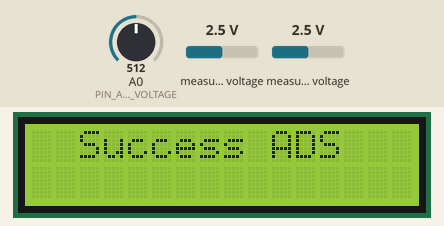
This program was run on a simulated Arduino Uno, built with avr-gcc and run on an emulated ATmega328P. Parts: 16×2 character LCD. The test bench sets the inputs (shaded band); at power-on: A0 (PIN_ANALOG_BATTERY_VOLTAGE) = 512, measured voltage 2.5 V. What the program prints to the serial monitor is not drawn.

Above: at 4.4 s.
At 6.2 s:
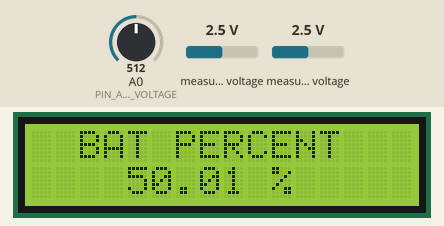
6.3 s: A0 (PIN_ANALOG_BATTERY_VOLTAGE) set to 716
At 6.55 s:
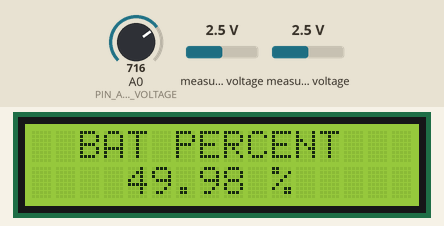
7.8 s: A0 (PIN_ANALOG_BATTERY_VOLTAGE) set to 511
At 9.9 s:
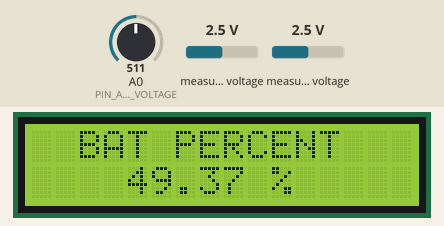
10.8 s: A0 (PIN_ANALOG_BATTERY_VOLTAGE) set to 306
At 11.33 s:
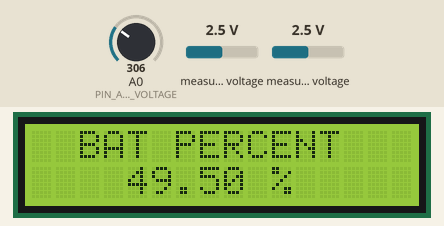
Timing chart, 0 to 12.7 s (numbered marks = the images above; inputs shaded):
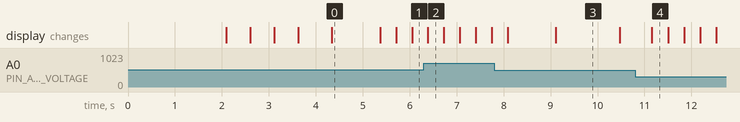

The program:

main.cpp
```cpp
#include <BatterySoc.h>

#ifdef INA219_SENSOR
Adafruit_INA219 ina219;
#endif

#ifdef ADS1115_SENSOR
Adafruit_ADS1115 ads1115;
#endif

// Ticker::Ticker(fptr callback, uint32_t timer, uint16_t repeats, interval_t mode)
Ticker ticker_update_lcd(update_lcd_display, 300, 0, MILLIS); // the interval time is 100us and the internal resolution is micro seconds

#ifdef LCD_16X2_I2C

LiquidCrystal_I2C lcd(I2C_ADD_LCD_16X2, 16, 2); // set the LCD address to 0x27 for a 16 chars and 2 line display

void lcd_set_msg(String message, uint8_t lcd_row = 0, uint8_t lcd_col = 0, bool clear_screen = true, bool align_centre = true)
{
  if (message.length() > 16)
  {
    message = message.substring(0, 15);
  }

  if (clear_screen)
  {
    // clear the screen
    lcd.clear();
  }

  if (align_centre)
  {
    lcd_col = 8 - uint8_t((message.length() + 1) / 2);
  }

  lcd.setCursor(lcd_col, lcd_row);
  lcd.print(message.c_str());

#ifdef DEBUG_CODE

  // Serial.print(lcd_col);
  // Serial.println(lcd_row);
  Serial.println(message);

#endif
}

void setup_lcd_i2c()
{
  lcd.init(); // initialize the lcd
  lcd.backlight();

  // clear the screen
  lcd.clear();

#ifdef DEBUG_CODE

  // Below code can be commented ; only for testing purpose
  lcd.setCursor(0, 0);
  lcd.print("0,0");

  lcd.setCursor(0, 1);
  lcd.print("1,0");

  delay(500);

  // clear the screen
  lcd.clear();

  lcd.setCursor(0, 0);
  lcd.print("IoT Bakers");

  delay(500);

  lcd.setCursor(0, 1);
  lcd.print("Suntronics");

  delay(500);

  // Some test cases
  // lcd_set_msg("0123456789ABCDEF");
  // delay(1000);
  // lcd_set_msg("0123456789ABCDE", 1);
  // delay(1000);
  // lcd_set_msg("123456789ABCDE", 0);
  // lcd_set_msg("123456789ABCDE", row, col ,clr,centre);
  // delay(2000);

  // clear the screen
  lcd.clear();

#else

  lcd.setCursor(0, 0);
  lcd.print("Company Name");

  lcd.setCursor(1, 0);
  lcd.print("IoTBakers");

  delay(500);

  // clear the screen
  lcd.clear();

#endif
}

#endif

#ifdef LED_7SEG_TM1637_I2C

void setup_7seg_i2c()
{
  ;
}

#endif

void setup_push_buttons()
{
  ;
}

#ifdef ANALOG_INPUT_POT

void setup_analog_read_pot()
{
  ;
}

#endif

// Does nothing as of now
void setup_analog_read_vbat()
{
  ;
}

#ifdef ADS1115_SENSOR

void setup_ads1115()
{
  // Serial.println("Getting differential reading from AIN0 (P) and AIN1 (N)");
  // Serial.println("ADC Range: +/- 6.144V (1 bit = 3mV/ADS1015, 0.1875mV/ADS1115)");

  // The ADC input range (or gain) can be changed via the following
  // functions, but be careful never to exceed VDD +0.3V max, or to
  // exceed the upper and lower limits if you adjust the input range!
  // Setting these values incorrectly may destroy your ADC!
  //                                                                ADS1015  ADS1115
  //                                                                -------  -------
  // ads.setGain(GAIN_TWOTHIRDS);  // 2/3x gain +/- 6.144V  1 bit = 3mV      0.1875mV (default)
  // ads.setGain(GAIN_ONE);        // 1x gain   +/- 4.096V  1 bit = 2mV      0.125mV
  // ads.setGain(GAIN_TWO);        // 2x gain   +/- 2.048V  1 bit = 1mV      0.0625mV
  // ads.setGain(GAIN_FOUR);       // 4x gain   +/- 1.024V  1 bit = 0.5mV    0.03125mV
  // ads.setGain(GAIN_EIGHT);      // 8x gain   +/- 0.512V  1 bit = 0.25mV   0.015625mV
  ads1115.setGain(GAIN_SIXTEEN); // 16x gain  +/- 0.256V  1 bit = 0.125mV  0.0078125mV

  if (!ads1115.begin())
  {
    lcd_set_msg("...");
    delay(5000);

#ifdef DEBUG_CODE
    lcd_set_msg("Failed ADS");
    Serial.println("Failed to initialize ADS.");
    delay(2000);
#endif
  }
  else
  {
    lcd_set_msg("...");
    delay(700);

#ifdef DEBUG_CODE
    lcd_set_msg("Success ADS");
    Serial.println("Success to initialize ADS.");
    delay(700);
#endif
  }
}

#endif

#ifdef INA219_SENSOR

void setup_ina219()
{
  ;
}

#endif

#ifdef DEBUG_CODE

void print_BatterySocData_h()
{
  delay(1000);
  Serial.print("battery_voltage");
  Serial.print("\t");
  Serial.println(battery_voltage);

  Serial.print("battery_capacity_ah");
  Serial.print("\t");
  Serial.println(battery_capacity_ah);

  Serial.print("battery_capacity_coulomb");
  Serial.print("\t");
  Serial.println(battery_capacity_coulomb);

  Serial.print("shunt_voltage");
  Serial.print("\t");
  Serial.println(shunt_voltage);

  Serial.println("\n\n===================");

  Serial.print("SHUNT_RESISTANCE");
  Serial.print("\t");
  Serial.println(SHUNT_RESISTANCE);

  Serial.print("SHUNT_MULTIPLIER");
  Serial.print("\t");
  Serial.println(SHUNT_MULTIPLIER);

  Serial.print("BATTERY_CAPACITY_AH");
  Serial.print("\t");
  Serial.println(BATTERY_CAPACITY_AH);

  Serial.print("BATTERY_CAPACITY_COULOMB");
  Serial.print("\t");
  Serial.println(BATTERY_CAPACITY_COULOMB);

  Serial.print("battery_capacity_milli_coulomb");
  Serial.print("\t");
  Serial.println(battery_capacity_milli_coulomb);

  // Serial.print("shunt_voltage");
  // Serial.print("\t");
  // Serial.println(shunt_voltage);
  // Serial.print("BATTERY_CAPACITY_AH");
  // Serial.print("\t");
  // Serial.println(BATTERY_CAPACITY_AH);

  // Serial.print("shunt_voltage");
  // Serial.print("\t");
  // Serial.println(shunt_voltage);
  // Serial.print("BATTERY_CAPACITY_AH");
  // Serial.print("\t");
  // Serial.println(BATTERY_CAPACITY_AH);

  // Serial.print("shunt_voltage");
  // Serial.print("\t");
  // Serial.println(shunt_voltage);

  Serial.println("\n\n===================");
}

#endif

void setup()
{

#ifdef DEBUG_CODE

  //  Setup serial
  Serial.begin(SERIAL_BAUD_RATE);
  delay(1000);

  print_BatterySocData_h();

#endif

#ifdef LCD_16X2_I2C

  setup_lcd_i2c();

#endif

#ifdef LED_7SEG_TM1637_I2C

  setup_7seg_i2c();

#endif

  setup_push_buttons();

#ifdef ANALOG_INPUT_POT

  setup_analog_read_pot();

#endif

#ifdef ADS1115_SENSOR

  setup_ads1115();

#endif

#ifdef INA219_SENSOR

  setup_ina219();

#endif

  ticker_update_lcd.start();   // TODO : Find right place to call it
  last_read_micros = micros(); // TODO : Find right place to call it
}

void analog_read_vbat()
{
  // battery_voltage

  // *(R2_VOLTAGE_DIVIDER_BATTERY_VOLTAGE/(R2_VOLTAGE_DIVIDER_BATTERY_VOLTAGE + R1_VOLTAGE_DIVIDER_BATTERY_VOLTAGE))
  // v across R2 =  x = (5.0*(analogRead(PIN_ANALOG_BATTERY_VOLTAGE)))/(1023)


  battery_voltage = ((5.0 * (analogRead(PIN_ANALOG_BATTERY_VOLTAGE))) / (1023)) * ((R2_VOLTAGE_DIVIDER_BATTERY_VOLTAGE + R1_VOLTAGE_DIVIDER_BATTERY_VOLTAGE) / R2_VOLTAGE_DIVIDER_BATTERY_VOLTAGE);

  // TODO : reduce the nuber of constant in the equation
  //battery_voltage =

}

void show_vbat_lcd()
{
  lcd_set_msg("V bat");
  lcd_set_msg(String(battery_voltage, 2) + " V", 1, 0, false, true);
}

#ifdef DEBUG_CODE
unsigned long temp_counter = 0; // TODO: delete , and related code also
#endif

double calculte_milli_coulombs_transffred()
{
  // dt is in micro seconds not ms .
  double dt_ms = current_read_micros - last_read_micros;

  // shunt_voltage is in mV
  // float calculte_coulombs_transffred =       ((shunt_voltage / (1000.0)) / (SHUNT_RESISTANCE)) * (current_read_micros - last_read_micros)* (0.000001);
  // float calculte_milli_coulombs_transffred = ((shunt_voltage / (1000.0)) / (SHUNT_RESISTANCE)) * (current_read_micros - last_read_micros)* (0.001);

  //      (shunt_voltage mV) * (dt in uS) * (10 ^ -6)
  //  =  --------------------------------------------
  //      (1000.0) * (SHUNT_RESISTANCE Ohm)

  //                                      (shunt_voltage mV) * 1000.0             *(dt in uS) * (10 ^ -6)
  //  calculte_coulombs_transffred  =  --------------------------------------------------------------------
  //                                          (1000.0) * (SHUNT_RESISTANCE mOhm)

  //                                          (shunt_voltage mV) * 1000.0             *(dt in uS) * (10 ^ -6) * (10 ^ 3)
  //  calculte_milli_coulombs_transffred  =  ---------------------------------------------------------------------------
  //                                              (1000.0) * (SHUNT_RESISTANCE mOhm)

  //                                           shunt_voltage mV    * (dt in uS) * (10 ^ -3)
  // calculte_milli_coulombs_transffred  =    ---------------------
  //                                           SHUNT_RESISTANCE mOhm

  // for testing

#ifdef DEBUG_CODE

  // if hard coded / Pot  used for testing
  double calculte_coulombs_transffred = (-75.0 / (1000.0 * SHUNT_RESISTANCE)) * (dt_ms) * (0.000001);
  double calculte_milli_coulombs_transffred = (map(analogRead(A0), 0, 1023, -8000, 8000) * (dt_ms)) * (0.001);

  // if shunt_voltage
  // double calculte_milli_coulombs_transffred = ((shunt_voltage * dt_ms) / SHUNT_RESISTANCE_MILLI_OHM) * (0.001);
  // double calculte_coulombs_transffred = calculte_milli_coulombs_transffred / 1000.0;

  temp_counter++;
  if (temp_counter < 200)
  {
    Serial.print("dt_ms\t");
    Serial.println(dt_ms);

    Serial.print("last_read_micros\t");
    Serial.println(last_read_micros);

    Serial.print("current_read_micros\t");
    Serial.println(current_read_micros);

    Serial.print("shunt_voltage\t");
    Serial.println(shunt_voltage);

    Serial.print("calculte_coulombs_transffred\t");
    Serial.println(calculte_coulombs_transffred, 10);

    Serial.print("calculte_milli_coulombs_transffred\t");
    Serial.println(calculte_milli_coulombs_transffred, 10);

    Serial.print("battery_capacity_coulomb\t");
    Serial.println(battery_capacity_coulomb, 10);

    Serial.print("battery_capacity_milli_coulomb\t");
    Serial.println(battery_capacity_milli_coulomb, 10);

    Serial.print("BATTERY_CAPACITY_COULOMB\t");
    Serial.println(BATTERY_CAPACITY_COULOMB * 1000, 10);

    Serial.print("BATTERY_CAPACITY_MILLI_COULOMB\t");
    Serial.println(BATTERY_CAPACITY_MILLI_COULOMB * 1000, 10);

    Serial.print("% bat\t");
    Serial.println(((battery_capacity_coulomb * 100.0) / BATTERY_CAPACITY_COULOMB * 1000), 5);

    Serial.print("% batA\t");
    Serial.println((battery_capacity_coulomb / BATTERY_CAPACITY_COULOMB * 1000) * 100.0, 5);

    Serial.print("% batB\t");
    Serial.println((int(battery_capacity_coulomb) / int(BATTERY_CAPACITY_COULOMB * 1000)) * 100.0, 5);

    Serial.print("% batC\t");
    Serial.println((int(battery_capacity_coulomb) * 100.0 / int(BATTERY_CAPACITY_COULOMB * 1000)), 5);

    Serial.print("% bat\t");
    Serial.println(((battery_capacity_milli_coulomb * 100.0) / BATTERY_CAPACITY_MILLI_COULOMB * 1000), 5);

    Serial.print("% batA\t");
    Serial.println((battery_capacity_milli_coulomb / BATTERY_CAPACITY_MILLI_COULOMB * 1000) * 100.0, 5);

    Serial.print("% batB\t");
    Serial.println((int(battery_capacity_milli_coulomb) / int(BATTERY_CAPACITY_MILLI_COULOMB * 1000)) * 100.0, 5);

    Serial.print("% batC\t");
    Serial.println((int(battery_capacity_milli_coulomb) * 100.0 / int(BATTERY_CAPACITY_MILLI_COULOMB * 1000)), 5);

    Serial.println("");
  }

#else

  // double calculte_milli_coulombs_transffred = ((shunt_voltage / SHUNT_RESISTANCE_MILLI_OHM) * (dt_ms)) * (0.001);
  double calculte_milli_coulombs_transffred = ((shunt_voltage * dt_ms) / SHUNT_RESISTANCE_MILLI_OHM) * (0.001);

#endif

  last_read_micros = current_read_micros;
  return calculte_milli_coulombs_transffred;
}

void show_coulomb_lcd()
{
  lcd_set_msg("BAT COULOMB");
  lcd_set_msg(String(battery_capacity_coulomb, 2) + " C", 1, 0, false, true);
}

void show_battery_percent_lcd()
{
  lcd_set_msg("BAT PERCENT");
  // lcd_set_msg(String(((battery_capacity_coulomb * 100.0) / BATTERY_CAPACITY_COULOMB), 2) + " %", 1, 0, false, true);
  // lcd_set_msg(String((0.003), 2) + " %", 1, 0, false, true);

  // float percent_val = int(battery_capacity_coulomb) * 100.0 / int(BATTERY_CAPACITY_COULOMB);

  // milli coulomb
  float percent_val = uint32_t(battery_capacity_coulomb) * 100.0 / uint32_t(BATTERY_CAPACITY_COULOMB);

  // float percent_val = double(battery_capacity_milli_coulomb) * 100.0 / double(BATTERY_CAPACITY_MILLI_COULOMB * 1000);

  lcd_set_msg(String(percent_val, 2) + " %", 1, 0, false, true);
}

void differential_analog_read_ads_vshunt()
{
  shunt_voltage = ads1115.readADC_Differential_0_1() * SHUNT_MULTIPLIER;
  current_read_micros = micros();
}

void show_vshunt_lcd()
{
  lcd_set_msg("V Shunt");
  lcd_set_msg(String(shunt_voltage, 2) + " mV", 1, 0, false, true);
}

void update_lcd_display()
{

  switch (lcd_screen_no)
  {
  case 0:
    show_vbat_lcd();
    break;

  case 1:
    show_vshunt_lcd();
    break;

  case 2:
    show_coulomb_lcd();
    break;

  case 3:
    show_battery_percent_lcd();
    break;

  default:
    lcd_screen_no = 0;
    break;
  }

  // lcd_screen_no++;
  lcd_screen_no = 3;
  if (lcd_screen_no == 4)
  {
    lcd_screen_no = 2;
  }
}

void update_charge_transfer_data()
{

  // battery_capacity_coulomb += double(calculte_coulombs_transffred());
  // battery_capacity_coulomb = long(battery_capacity_coulomb) + long(calculte_coulombs_transffred());

  int calculte_milli_coulombs_transffred_temp = int(calculte_milli_coulombs_transffred());

  // if battery_capacity_milli_coulomb goes into negative
  // when battart is fully drained then stop  at zero

  if (flag_battery_fully_drained == false && calculte_milli_coulombs_transffred_temp < 0 && battery_capacity_milli_coulomb < uint32_t(-1 * calculte_milli_coulombs_transffred_temp))
  {
    // calculte_milli_coulombs_transffred_temp = battery_capacity_milli_coulomb;

    battery_capacity_milli_coulomb = 0;
    battery_capacity_coulomb = 0;
    flag_battery_fully_drained = true;

#ifdef DEBUG_CODE
    Serial.println("bat fully drained 0% !!!");
    Serial.println(battery_capacity_milli_coulomb);
    Serial.println(battery_capacity_coulomb);
#endif
  }
  else
  {
    // When battary is fully charged , Stop calculating the coulomb
    if (flag_battery_fully_charged == false && battery_capacity_milli_coulomb >= battery_capacity_milli_coulomb_const)
    {
      battery_capacity_milli_coulomb = battery_capacity_milli_coulomb_const;
      battery_capacity_coulomb = uint32_t(BATTERY_CAPACITY_COULOMB);
      flag_battery_fully_charged = true;

#ifdef DEBUG_CODE
      Serial.println("bat fully charged 100% !!!");
      Serial.println(battery_capacity_milli_coulomb);
      Serial.println(battery_capacity_coulomb);
#endif
    }
    else
    {
      if ((flag_battery_fully_charged == true && calculte_milli_coulombs_transffred_temp > 0) || (flag_battery_fully_drained == true && calculte_milli_coulombs_transffred_temp < 0))
      {
        // do nothing
        ;
        // if battery is fully charged and it is trying to over charge
        // or
        // if battery is fully drained and it is trying to over drained
      }
      else
      {
        battery_capacity_milli_coulomb = battery_capacity_milli_coulomb + calculte_milli_coulombs_transffred_temp;
        battery_capacity_coulomb = double(battery_capacity_milli_coulomb / 1000.0);
      }

      if (battery_capacity_coulomb > 0 && battery_capacity_coulomb < BATTERY_CAPACITY_COULOMB)
      {
        flag_battery_fully_charged = false;
        flag_battery_fully_drained = false;
      }
    }
  }
}

void process_and_update_data()
{
  update_charge_transfer_data();
}

void read_sensor_data()
{
  analog_read_vbat();
  differential_analog_read_ads_vshunt();
}

void ticker_loop()
{
  ticker_update_lcd.update();
}

void loop()
{

  read_sensor_data();

  process_and_update_data();

  ticker_loop();
}
```

Source omitted: BatterySoc.h (4101 bytes), BatterySocData.h (3802 bytes)

Measured:
- after the input at 6.3 s, the display: changes after 0.09 s (image 2)
- what the display in image 0 shows lasts 1.1 s, from 4.3 s to 5.4 s
- what the display in image 3 shows lasts 1.4 s, from 9.1 s to 10.5 s
